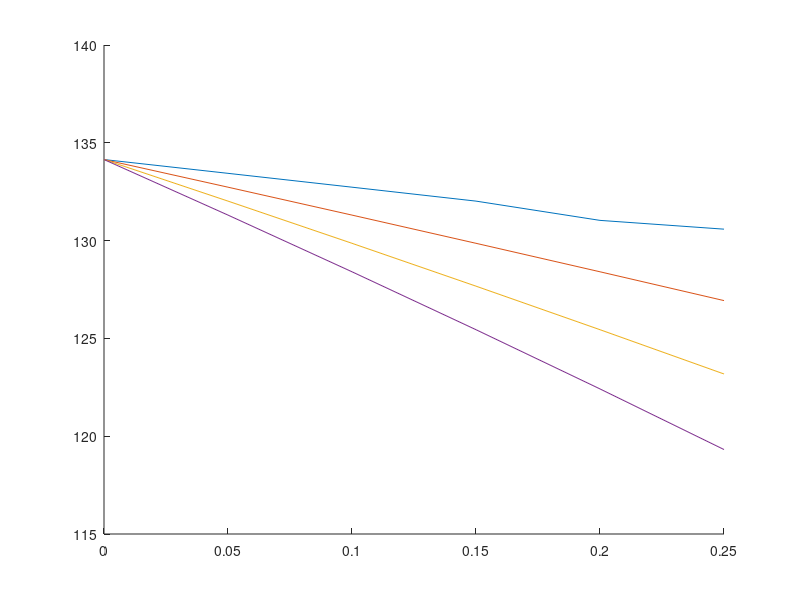

The MATLAB source for this figure:

clc;
clear;

x = [0.00 0.05 0.10 0.15 0.20 0.25];
y2 = [134.144 133.439 132.731 132.019 131.034 130.585];
y3 = [134.144 132.731 131.304 129.862 128.406 126.933];
y4 = [134.144 132.019 129.862 127.671 125.445 123.181];
y5 = [134.144 131.304 128.406 125.445 122.417 119.318];
hold on;
plot(x, y2);
plot(x, y3);
plot(x, y4);
plot(x, y5);


